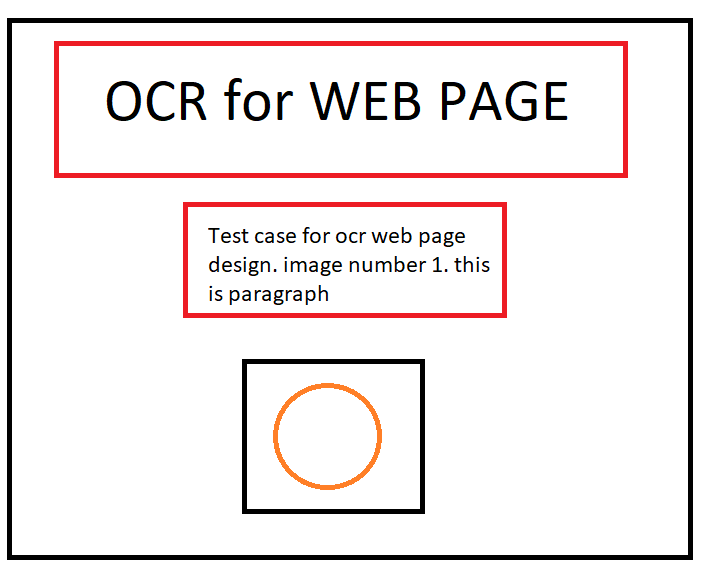
#> input picture BEProject/Project/Process/test1.png, 705 x 569 px
$ python -i findContour.py   (imports and definitions only)
#> lines starting #> are read from the running program, lines starting #| are printed output that depends on the picture; after the words box and inside, x2 and y2 are one past the last pixel; in counts of white or black regions, pixels touching at a corner belong together
#> further down, picture is the input picture: shape (569, 705, 3); mean B, G, R 233, 233.2, 239.6

import cv2 as cv
import imutils

class findContour:

    def contour(self,image):
        # Pre-Processing Image
        imageGray = cv.cvtColor(image, cv.COLOR_BGR2GRAY)
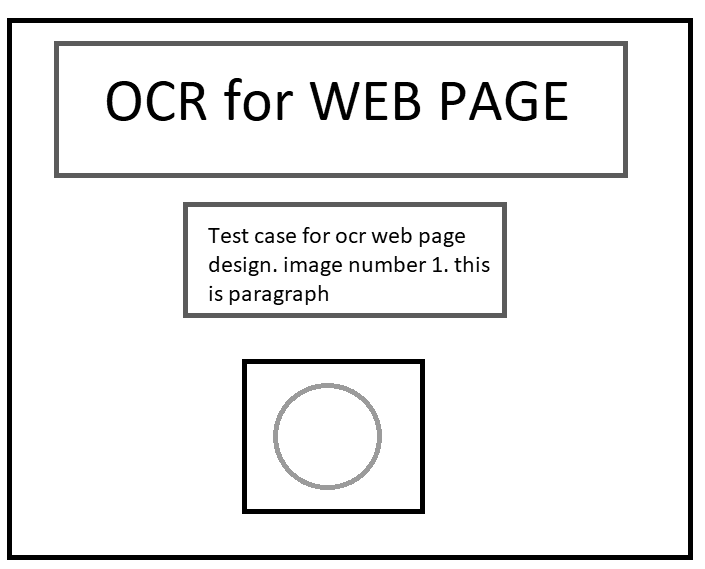
#> imageGray: shape (569, 705); min 0, max 255, mean 235
        blurred = cv.GaussianBlur(imageGray, (5, 5), 0)
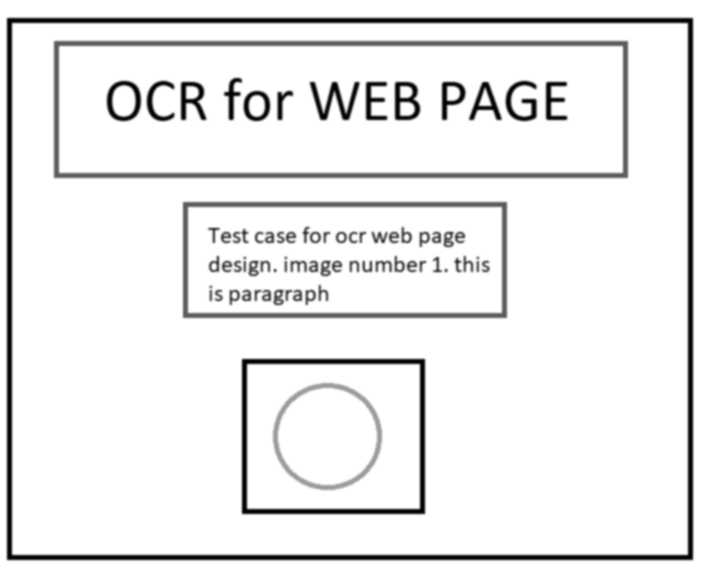
#> blurred: shape (569, 705); min 0, max 255, mean 235
        threshold = cv.threshold(blurred, 250, 255, cv.THRESH_BINARY_INV)[1]
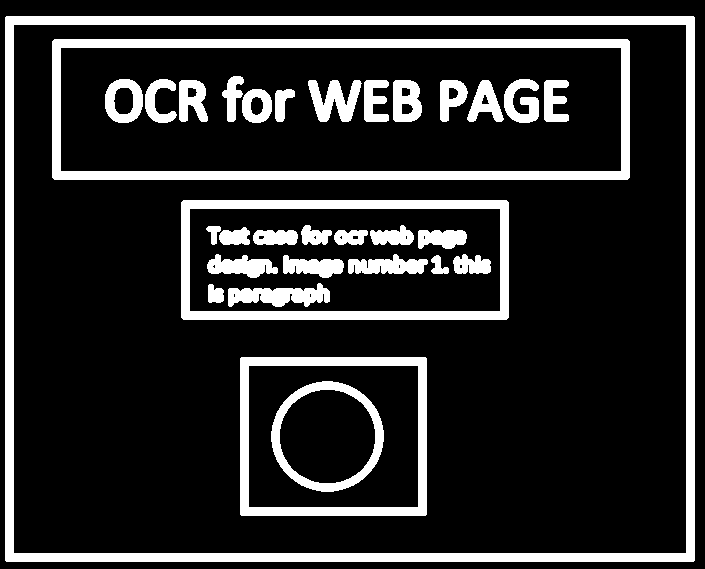
#> threshold: shape (569, 705); 17.5% white; 32 white regions

        # Finding Contours(ImageCopy,RetrievalWay,NoOfPoints)
        cont = cv.findContours(threshold.copy(), cv.RETR_EXTERNAL, cv.CHAIN_APPROX_SIMPLE)
#> cont = 1 contour; box (x1, y1, x2, y2) and area: (5, 16, 695, 562) 375503

        # Converting to readable contour
        cont = imutils.grab_contours(cont)
#> cont = 1 item

        return cont

>>> import cv2
>>> picture = cv2.imread('test1.png')
>>> result = findContour().contour(picture)
#> result = 1 item

$ run again, on BEProject/Project/Process/test2.png
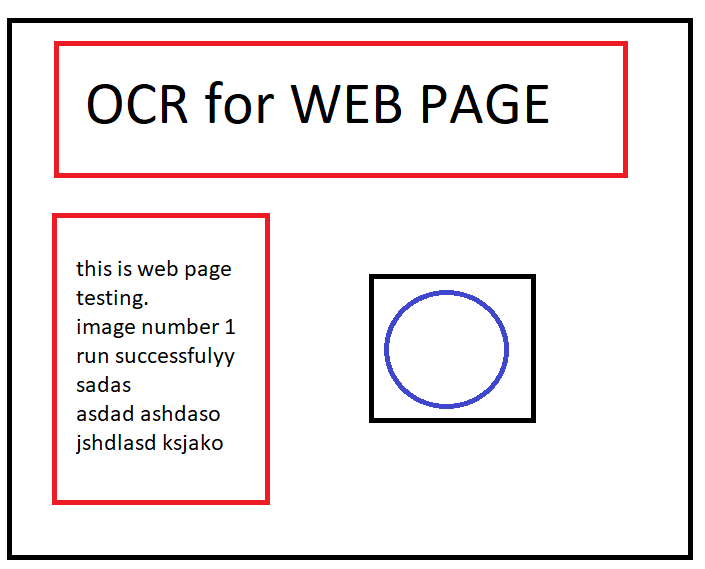
#> input picture BEProject/Project/Process/test2.png, 705 x 569 px
#> picture is the input picture: shape (569, 705, 3); mean B, G, R 232.7, 231.9, 238.1
#> in contour, `blurred = cv.GaussianBlur(imageGray, (5, 5), 0)`:
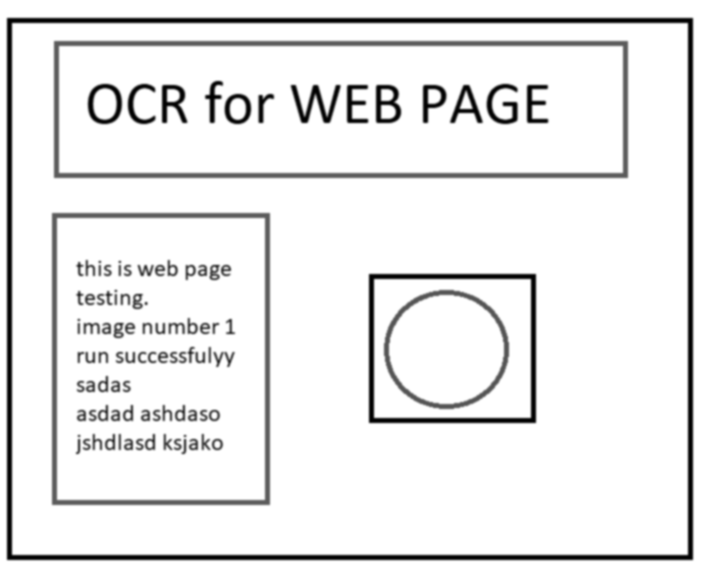
#> blurred: shape (569, 705); min 0, max 255, mean 233.8
#> in contour, `threshold = cv.threshold(blurred, 250, 255, cv.THRESH_BINARY_INV)[1]`:
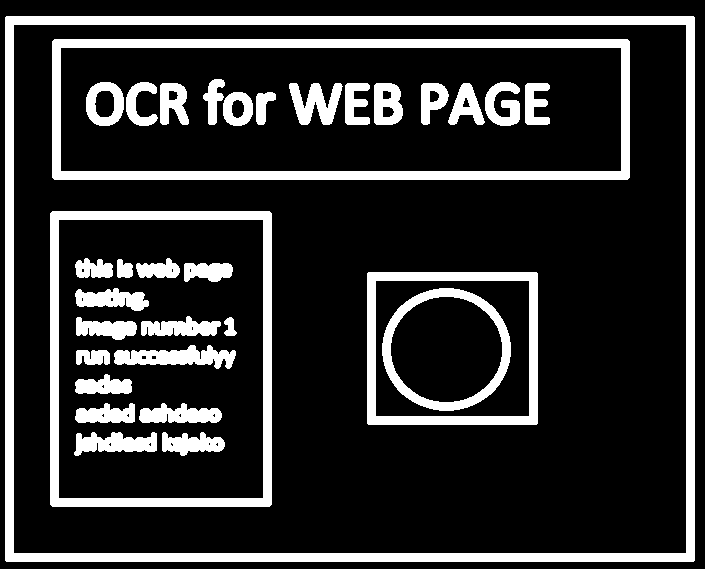
#> threshold: shape (569, 705); 18.8% white; 33 white regions
#> in contour, `cont = cv.findContours(threshold.copy(), cv.RETR_EXTERNAL, cv.CHAIN_AP..`: cont = 1 contour; box (x1, y1, x2, y2) and area: (5, 16, 695, 562) 375503
#> in contour, `cont = imutils.grab_contours(cont)`: cont = 1 item

$ run again, on BEProject/Project/Process/test3.png
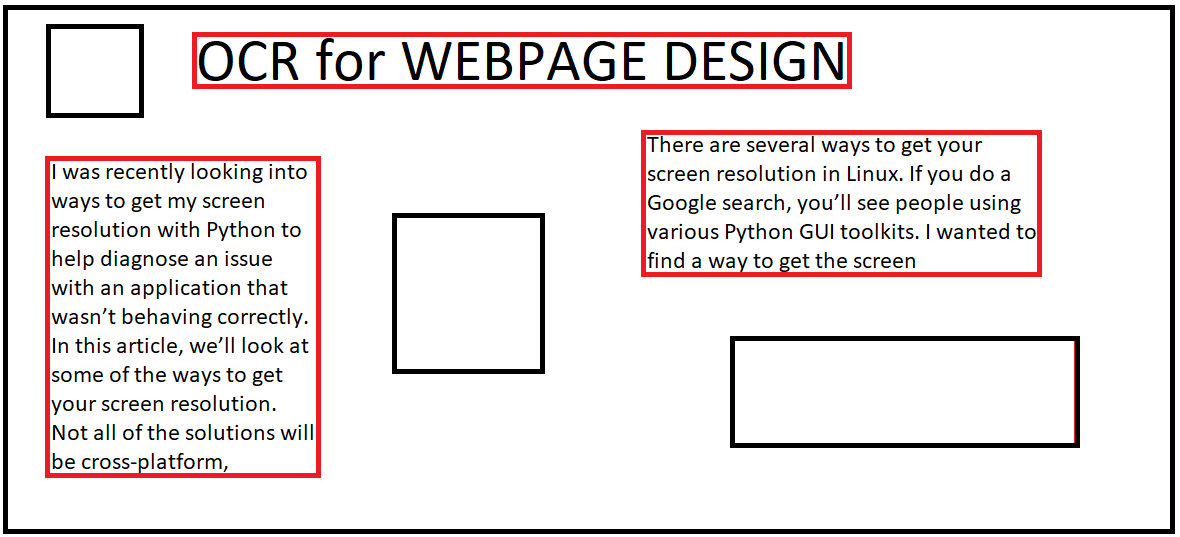
#> input picture BEProject/Project/Process/test3.png, 1180 x 537 px
#> picture is the input picture: shape (537, 1180, 3); mean B, G, R 228.1, 227.9, 234
#> in contour, `blurred = cv.GaussianBlur(imageGray, (5, 5), 0)`:
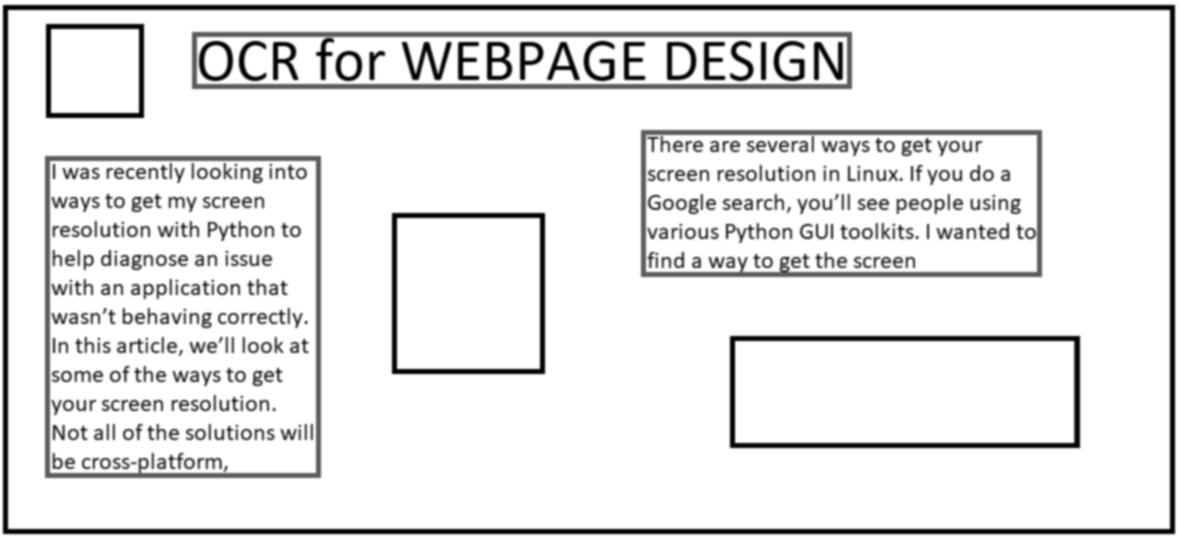
#> blurred: shape (537, 1180); min 0, max 255, mean 229.7
#> in contour, `threshold = cv.threshold(blurred, 250, 255, cv.THRESH_BINARY_INV)[1]`:
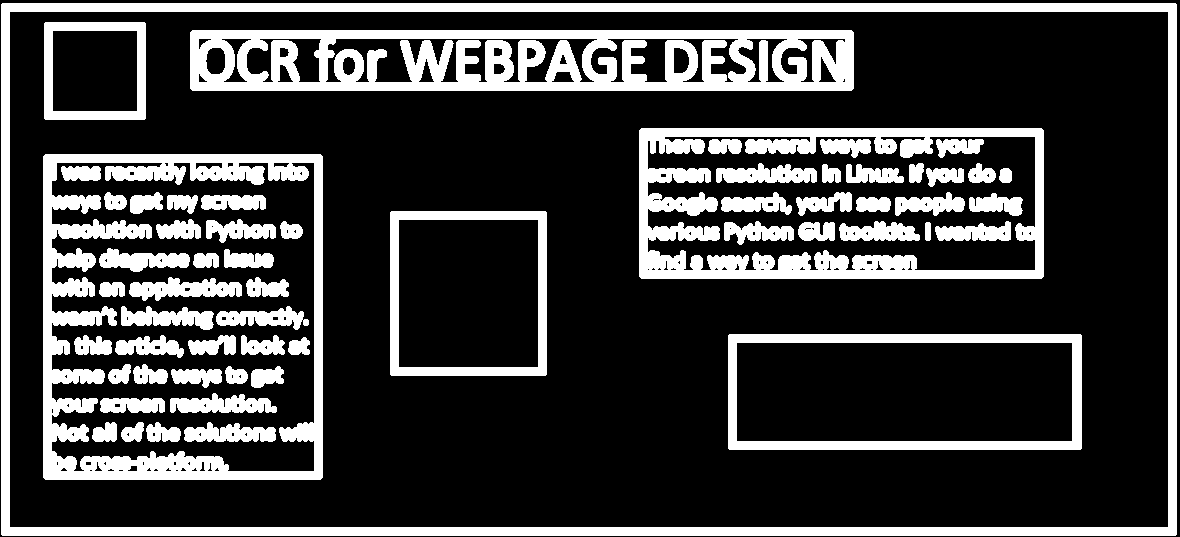
#> threshold: shape (537, 1180); 24% white; 59 white regions
#> in contour, `cont = cv.findContours(threshold.copy(), cv.RETR_EXTERNAL, cv.CHAIN_AP..`: cont = 1 contour; box (x1, y1, x2, y2) and area: (1, 3, 1177, 536) 625098
#> in contour, `cont = imutils.grab_contours(cont)`: cont = 1 item

$ run again, on BEProject/Project/Process/test5.png
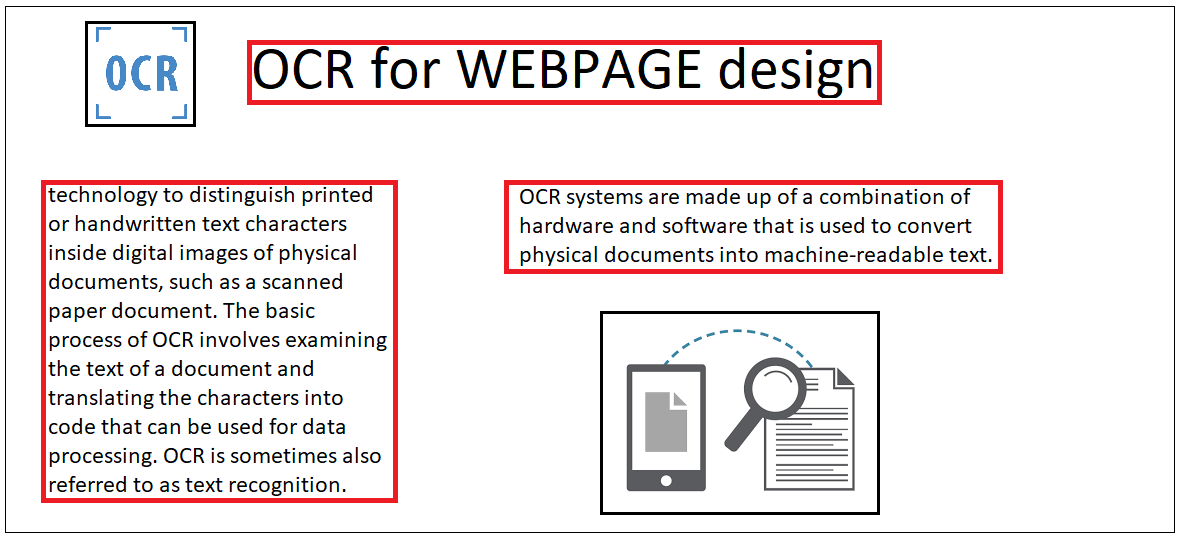
#> input picture BEProject/Project/Process/test5.png, 1180 x 537 px
#> picture is the input picture: shape (537, 1180, 3); mean B, G, R 232.2, 231.7, 237.9
#> in contour, `blurred = cv.GaussianBlur(imageGray, (5, 5), 0)`:
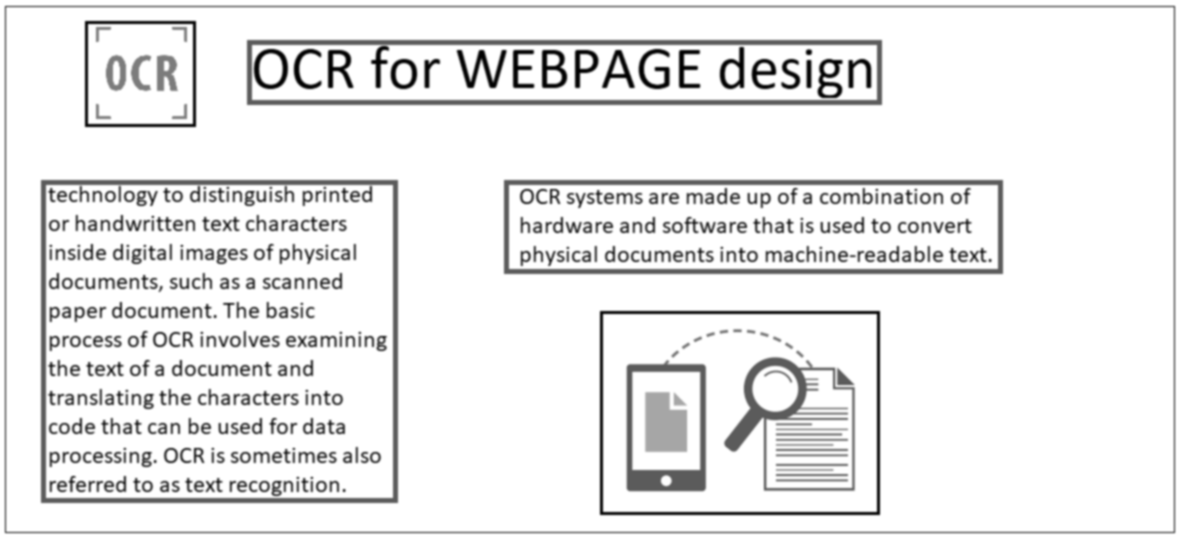
#> blurred: shape (537, 1180); min 0, max 255, mean 233.6
#> in contour, `threshold = cv.threshold(blurred, 250, 255, cv.THRESH_BINARY_INV)[1]`:
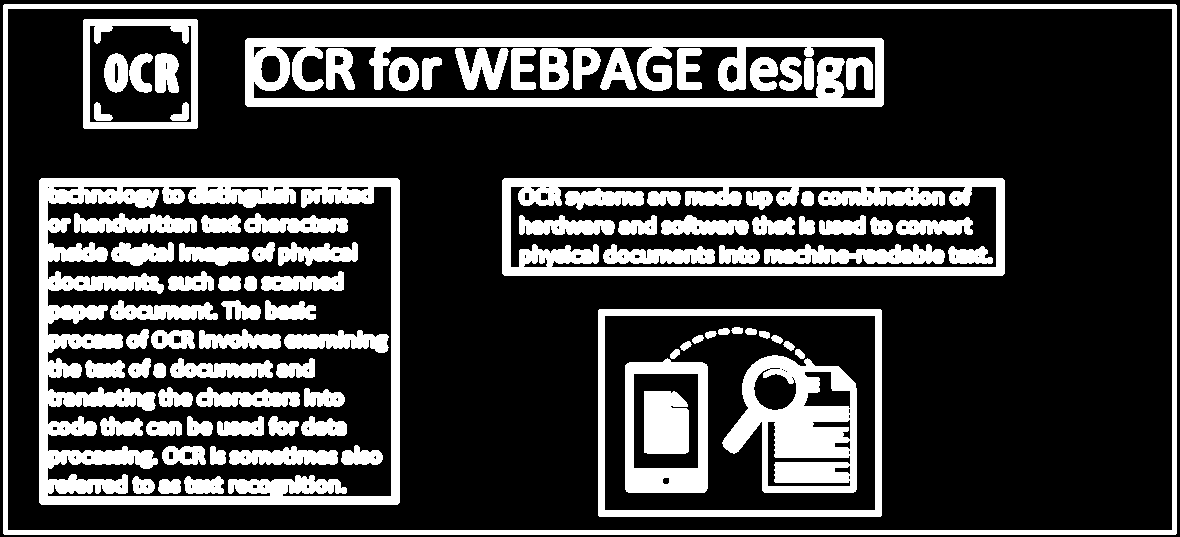
#> threshold: shape (537, 1180); 25.4% white; 93 white regions
#> in contour, `cont = cv.findContours(threshold.copy(), cv.RETR_EXTERNAL, cv.CHAIN_AP..`: cont = 1 contour; box (x1, y1, x2, y2) and area: (3, 4, 1177, 535) 621688
#> in contour, `cont = imutils.grab_contours(cont)`: cont = 1 item
